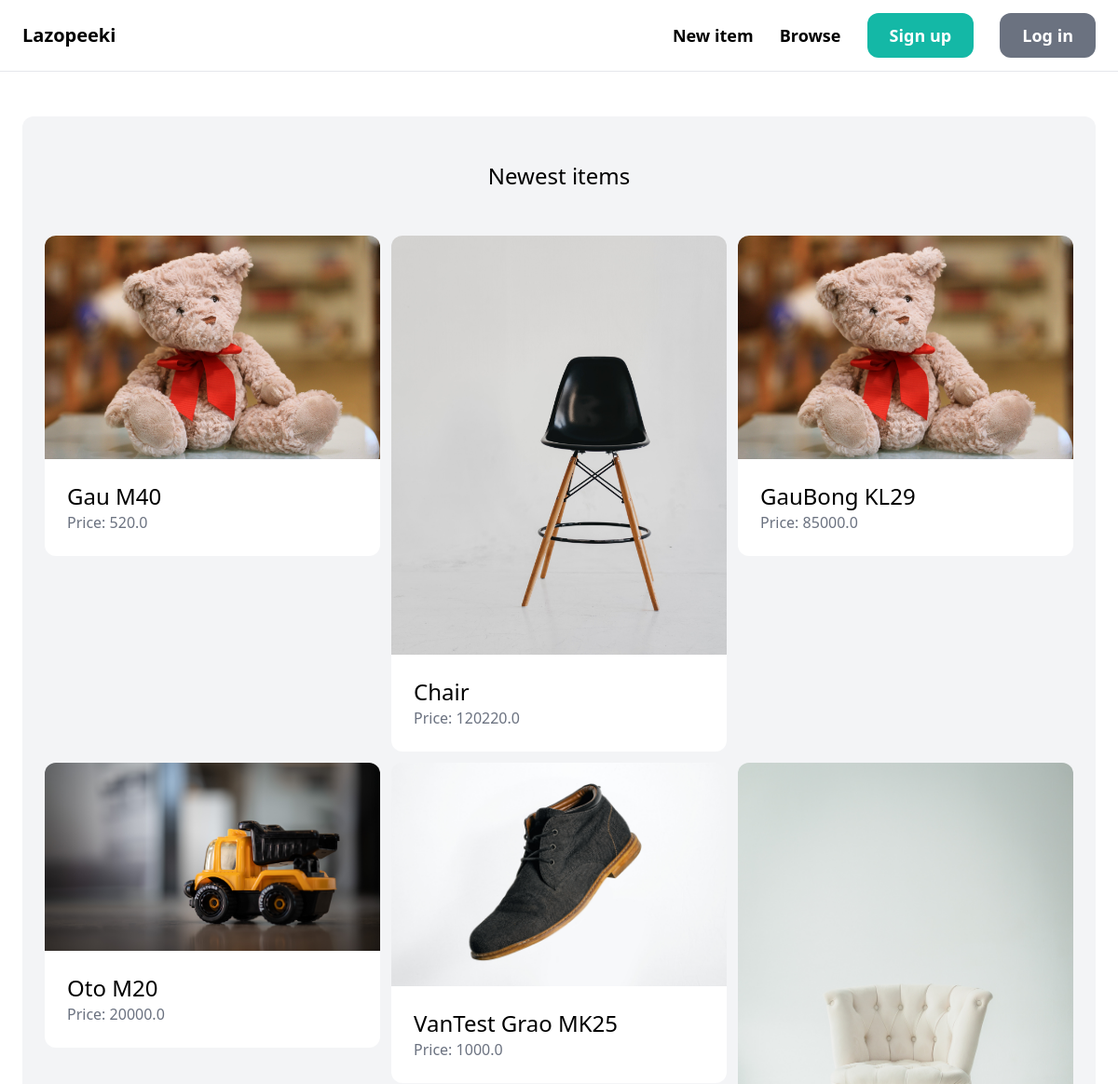
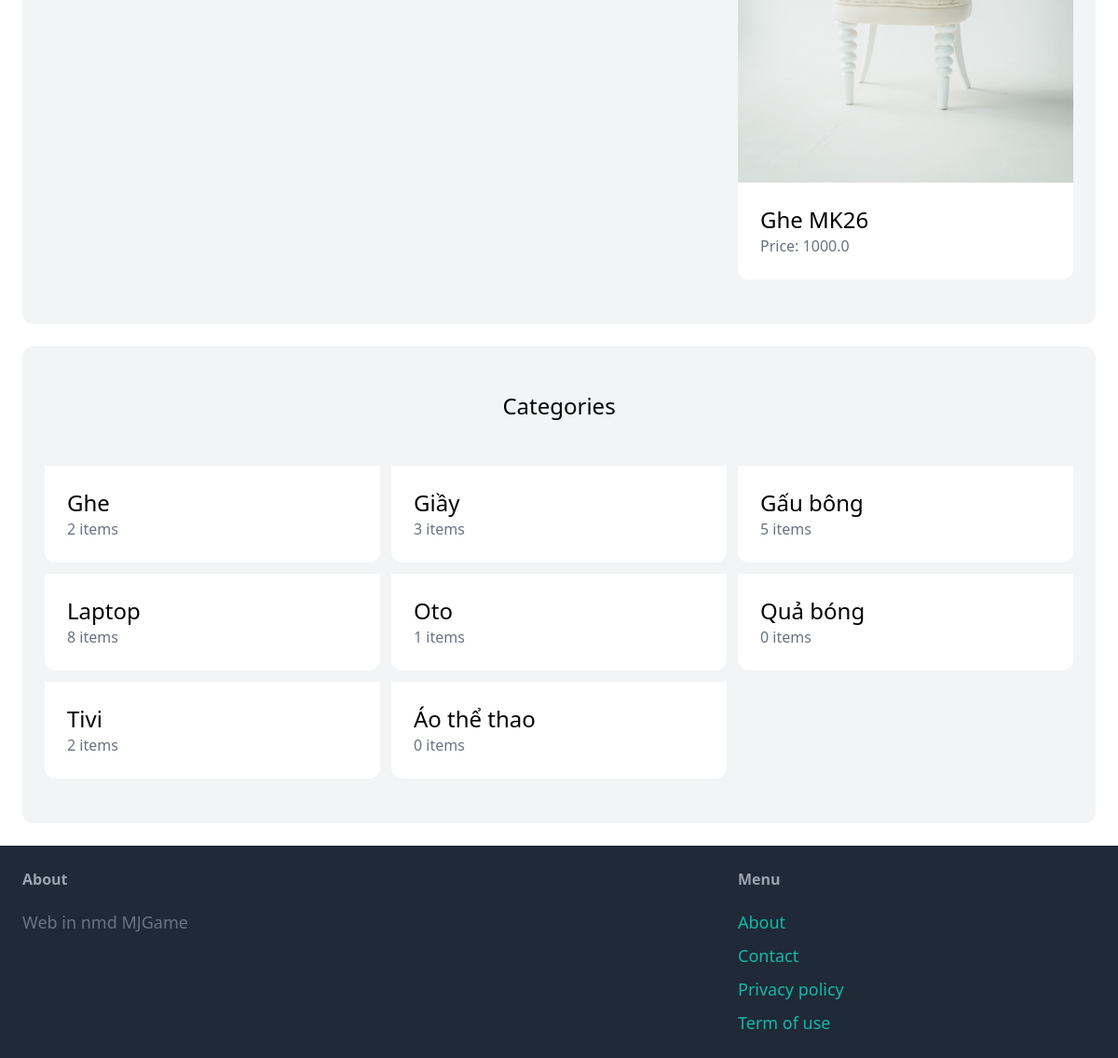
The page / on the database its author committed (2 pictures, top to bottom).
### item/models.py (models this page shows, shortened)
class Item(models.Model):
    category = models.ForeignKey(Category, related_name='items', on_delete=models.CASCADE)
    name = models.CharField(max_length=255)
    description = models.TextField(blank=True, null=True)
    price = models.FloatField()
    image = models.ImageField(upload_to='item_images', blank=True, null=True)
    is_sold = models.BooleanField(default=False)
    created_by = models.ForeignKey(User, related_name='items', on_delete=models.CASCADE)
    created_at = models.DateTimeField(auto_now_add=True)

class Category(models.Model):
    name = models.CharField(max_length=255)
    class Meta:
        ordering = ('name',)
        verbose_name_plural = 'Categories'

### core/views.py (the view)
# urls.py: path('', views.index, name='index'),
def index(request):
        items = Item.objects .filter(is_sold = False)[0:6]
        categories =Category.objects.all()
        return render(request, 'core/index.html',{
                'categories': categories,
                'items':items
        } )

### core/templates/core/index.html (shortened to what this page needs)
{% extends 'core/base.html' %}
{% block content%}
<div class="mt-6 px-6 py-12 bg-gray-100 rounded-xl">
    <h2 class="mb-12 text-2xl text-center">Newest items</h2>
    <div class="grid grid-cols-3 gap-3">
        {% for item in items %}
        <div>
            <a href="{% url 'item:detail' item.id %}">
                <div>
                    <img src="{{ item.image.url }}" class="rounded-t-xl">
                </div>
                <div class="p-6 bg-white rounded-b-xl">
                    <h2 class="text-2xl">{{ item.name }}</h2>
                    <p class="text-gray-500">Price: {{ item.price }}</p>
                </div>
            </a>
        </div>
        {% endfor %}
    </div>
</div>
<div class="mt-6 px-6 py-12 bg-gray-100 rounded-xl">
    <h2 class="mb-12 text-2xl text-center">Categories</h2>
    <div class="grid grid-cols-3 gap-3">
        {% for category in categories %}
        <div>
            <a href="#">
                <div class="p-6 bg-white rounded-b-xl">
                    <h2 class="text-2xl">{{ category.name }}</h2>
                    <p class="text-gray-500">{{ category.items.count }} items</p>
                </div>
            </a>
        </div>
        {% endfor %}
    </div>
</div>
{% endblock %}

### core/templates/core/base.html (shortened to what this page needs)
<!doctype html>
<html>
<head>
    <script src="https://cdn.tailwindcss.com"></script>
</head>
<body>
    <nav class="py-6 px-6 flex justify-between items-center border-b border-gray-200">
        <a href="/" class="text-xl font-semibold">Lazopeeki</a>
        <div class="space-x-6">
            <a href="{% url 'item:new' %}" class="text-lg font-semibold hover:text-gray-500">New item</a>
            <a href="{% url 'item:items' %}" class="text-lg font-semibold hover:text-gray-500">Browse</a>
            {% if request.user.is_authenticated %}
             <a href="{% url 'conversation:inbox' %}"
                class="px-6 py-3 text-lg font-semibold bg-teal-500 text-white rounded-xl hover:bg-teal-700">Inbox</a>
            <a href="{% url 'dashboard:index' %}"
                class="px-6 py-3 text-lg font-semibold bg-gray-500 text-white rounded-xl hover:bg-gray-700">Dashboard</a>
            {% else %}
            <a href="{% url 'core:signup' %}"
                class="px-6 py-3 text-lg font-semibold bg-teal-500 text-white rounded-xl hover:bg-teal-700">Sign up</a>
            <a href="{% url 'core:login' %}"
                class="px-6 py-3 text-lg font-semibold bg-gray-500 text-white rounded-xl hover:bg-gray-700">Log in</a>
            {% endif %}
        </div>
    </nav>
    <div class="px-6 py-6">
        {% block content %}{% endblock %}
    </div>
    <footer class="py-6 px-6 flex justify-between bg-gray-800">
        <div class="w-2/3 pr-10">
            <h3 class="mb-5 font-semibold text-gray-400">About</h3>
            <p class="text-lg text-gray-500">Web in nmd MJGame</p>
        </div>
        <div class="w-1/3">
            <h3 class="mb-5 font-semibold text-gray-400">Menu</h3>
            <ul class="space-y-2">
                <li><a href="#" class="text-lg text-teal-500 hover:text-teal-700">About</a></li>
                <li><a href="{% url 'core:contact' %}" class="text-lg text-teal-500 hover:text-teal-700">Contact</a>
                </li>
                <li><a href="#" class="text-lg text-teal-500 hover:text-teal-700">Privacy policy</a></li>
                <li><a href="#" class="text-lg text-teal-500 hover:text-teal-700">Term of use</a></li>
            </ul>
        </div>
    </footer>
</body>
</html>

### rows shown on the page
Item: image (picture), name "Gau M40", price "520.0"
Item: image (picture), name "Chair", price "120220.0"
Item: image (picture), name "GauBong KL29", price "85000.0"
Item: image (picture), name "Oto M20", price "20000.0"
Item: image (picture), name "VanTest Grao MK25", price "1000.0"
Item: image (picture), name "Ghe MK26", price "1000.0"
Category: name "Ghe", items.count "2"
Category: name "Giầy", items.count "3"
Category: name "Gấu bông", items.count "5"
Category: name "Laptop", items.count "8"
Category: name "Oto", items.count "1"
Category: name "Quả bóng", items.count "0"
Category: name "Tivi", items.count "2"
Category: name "Áo thể thao", items.count "0"
